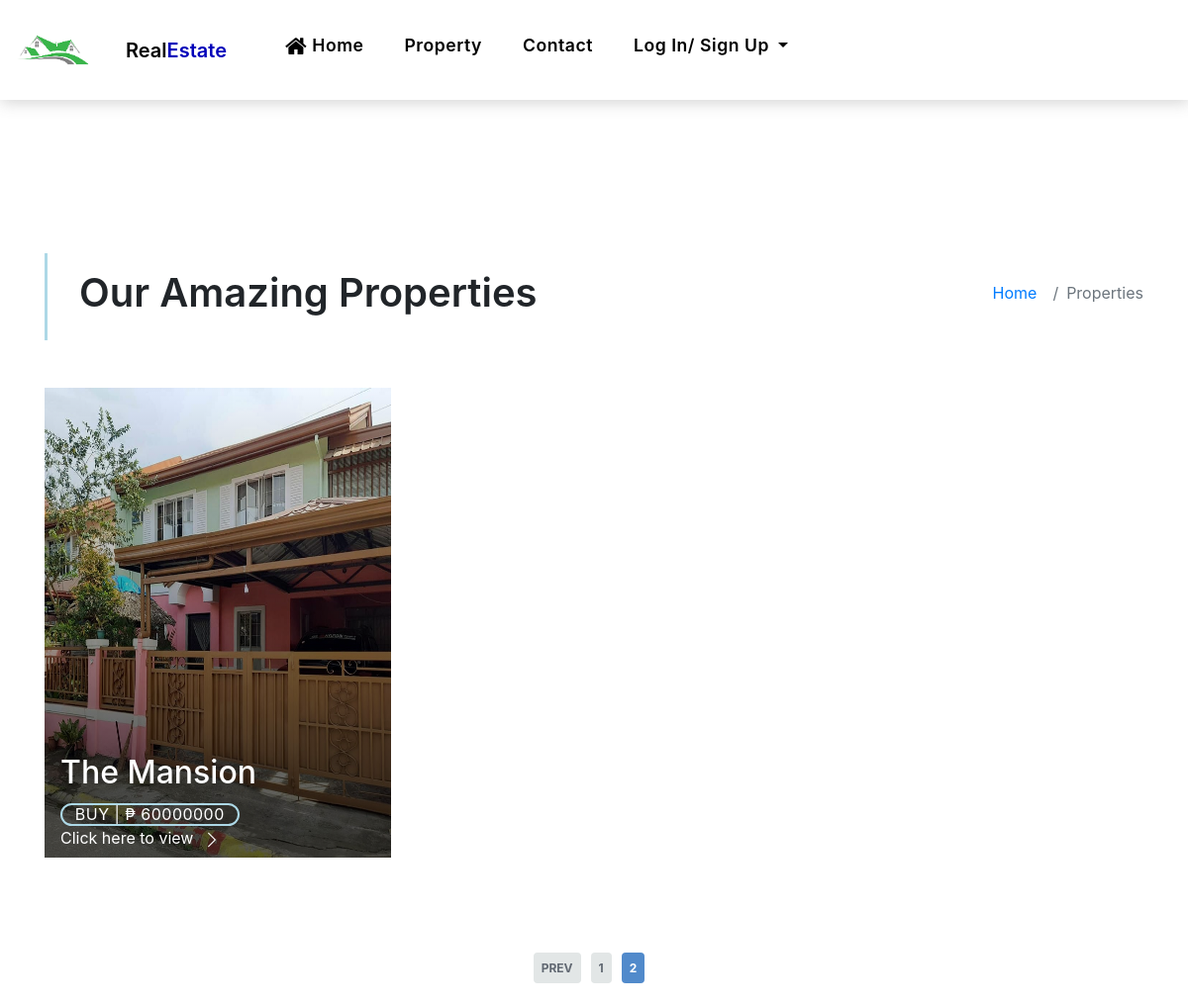
Screenshot of /RealEstate/property-grid.php?page=2 with the database file from the repository.
### tables this page shows
CREATE TABLE `seller_property` (
  `id` varchar(150) NOT NULL,
  `title` varchar(150) NOT NULL,
  `more_info` text NOT NULL,
  `price` float NOT NULL,
  `sqm` float NOT NULL,
  `type` varchar(50) NOT NULL,
  `approved` varchar(5) NOT NULL,
  `status` varchar(10) NOT NULL,
  `seller_id` int(11) NOT NULL,
  `latitude` varchar(150) NOT NULL,
  `longitude` varchar(150) NOT NULL,
  `location` varchar(150) NOT NULL,
  `bedroom` int(11) NOT NULL,
  `garages` int(11) NOT NULL,
  `cr` int(11) NOT NULL,
  `image` text NOT NULL,
  `date` date NOT NULL,
  `floor_sqm` float NOT NULL
);

### RealEstate/property-grid.php (the view, shortened to what this page needs)
<?php include 'header.php';
global $con;
$total_pages = $con->query("SELECT * FROM `seller_property` WHERE approved = 'Yes' AND status = 'For Sale'")->num_rows;
$page = isset($_GET['page']) && is_numeric($_GET['page']) ? $_GET['page'] : 1;
$num_results_on_page = 6;
if ($stmt = $con->prepare("SELECT * FROM seller_property WHERE approved = 'Yes' AND status = 'For Sale' ORDER BY id LIMIT ?,?")) {
    $calc_page = ($page - 1) * $num_results_on_page;
    $stmt->bind_param('ii', $calc_page, $num_results_on_page);
    $stmt->execute();
    $result = $stmt->get_result();
?>
<body>
    <main id="main">
        <section class="intro-single">
            <div class="container">
                <div class="row">
                    <div class="col-md-12 col-lg-8">
                        <div class="title-single-box">
                            <h1 class="title-single">Our Amazing Properties</h1>
                        </div>
                    </div>
                    <div class="col-md-12 col-lg-4">
                        <nav aria-label="breadcrumb" class="breadcrumb-box d-flex justify-content-lg-end">
                            <ol class="breadcrumb">
                                <li class="breadcrumb-item">
                                    <a href="index.php">Home</a>
                                </li>
                                <li class="breadcrumb-item active" aria-curbuy="page">
                                    Properties
                                </li>
                            </ol>
                        </nav>
                    </div>
                </div>
            </div>
        </section>
        <section class="property-grid grid">
            <div class="container">
                <div class="row">
                    <?php while ($row = $result->fetch_assoc()): ?>
                    <div class="col-md-4">
                        <div class="card-box-a card-shadow">
                            <div class="img-box-a">
                                <?php echo '<img src="../uploads/'.$row["image"].'" alt="" class="img-a img-fluid">'; ?>
                            </div>
                            <div class="card-overlay">
                                <div class="card-overlay-a-content">
                                    <div class="card-header-a">
                                        <h2 class="card-title-a">
                                            <a href="#"> <?php echo $row['title']; ?></a>
                                        </h2>
                                    </div>
                                    <div class="card-body-a">
                                        <div class="price-box d-flex">
                                            <span class="price-a">buy | ₱ <?php echo $row['price']; ?></span>
                                        </div>
                                        <?php
                                            echo '<a href="property-single.php?id='.$row["id"].'" class="link-a">Click here
                                            to view
                                            <span class="bi bi-chevron-right"></span>
                                        </a>';
                                            ?>
                                    </div>
                                </div>
                            </div>
                        </div>
                    </div>
                    <?php endwhile; ?>
                </div>
            </div>
        </section>
        <br><br>
        <div class="pagination-container">
            <?php if (ceil($total_pages / $num_results_on_page) > 0): ?>
            <ul class="pagination">
                <?php if ($page > 1): ?>
                <li class="prev"><a href="property-grid.php?page=<?php echo $page-1 ?>">Prev</a></li>
                <?php endif; ?>
                <?php if ($page-1 > 0): ?><li class="page"><a
                        href="property-grid.php?page=<?php echo $page-1 ?>"><?php echo $page-1 ?></a></li>
                <?php endif; ?>
                <li class="currentpage"><a href="property-grid.php?page=<?php echo $page ?>"><?php echo $page ?></a>
                </li>
            </ul>
            <?php endif; ?>
        </div>
    </main>
    <?php include 'footer.php'; ?>
</body>
</html>
<?php
}
?>

### RealEstate/assets/css/style.css (style rules this page uses)
body { font-family: "Poppins", sans-serif; color: #555555; }
h1, h2, h3, h4, h5, h6 { color: #000000; }
a { color: #000000; text-decoration: none; transition: all 0.5s ease; }
.link-a { text-decoration: none; color: #ffffff; text-decoration: none; }
@media (min-width: 768px) { .link-a { font-size: 0.9rem; } }
@media (min-width: 992px) { .link-a { font-size: 1rem; } }
.link-a span { font-size: 18px; vertical-align: middle; margin-left: 5px; }
@media (min-width: 768px) { .link-a span { font-size: 1.5rem; } }
@media (min-width: 992px) { .link-a span { font-size: 18px; } }
.intro-single { padding: 12rem 0 3rem; }
.intro-single .title-single-box { padding: 1rem 0 1rem 2rem; }
.intro-single .title-single-box { border-left: 3px solid #ADD8E6; }
.intro-single .title-single-box .title-single { font-weight: 600; font-size: 2.2rem; }
@media (min-width: 768px) { .intro-single .title-single-box .title-single { font-size: 2.1rem; } }
@media (min-width: 992px) { .intro-single .title-single-box .title-single { font-size: 2.5rem; } }
.intro-single .breadcrumb-box { padding: 1rem 0 0 0.5rem; }
.intro-single .breadcrumb { background-color: transparent; padding-right: 0; padding-left: 0; }
.card-box-a span, .card-box-b span, .card-box-c span, .card-box-d span { line-height: 0; }
@media (min-width: 768px) { .grid .card-box-a, .grid .card-box-b, .grid .card-box-c, .grid .card-box-d { margin-bottom: 2.5rem; } }
.card-box-a, .card-box-b, .card-box-d { position: relative; overflow: hidden; -webkit-backface-visibility: hidden; backface-visibility: hidden; }
.card-box-a .img-a, .card-box-a .img-b, .card-box-b .img-a, .card-box-b .img-b { transition: 0.8s all ease-in-out; height: 475px; }
@media (min-width: 768px) { .card-box-a .price-a, .card-box-b .price-a { font-size: 0.9rem; } }
@media (min-width: 992px) { .card-box-a .price-a, .card-box-b .price-a { font-size: 1rem; } }
.card-overlay { position: absolute; width: 100%; height: 100%; top: 0; left: 0; }
.card-shadow { -webkit-backface-visibility: hidden; backface-visibility: hidden; }
.card-shadow:before { content: " "; position: absolute; top: 0; left: 0; width: 100%; height: 100%; z-index: 1; background: linear-gradient(to bottom, rgba(0, 0, 0, 0) 0%, rgba(0, 0, 0, 0.2) 27%, rgba(0, 0, 0, 0.65) 90%); }
.card-overlay-a-content { transition: all 0.5s ease-in; position: absolute; width: 100%; bottom: 0px; z-index: 2; }
@media (min-width: 768px) { .card-overlay-a-content { bottom: -20px; } }
@media (min-width: 992px) { .card-overlay-a-content { bottom: 0px; } }
.card-header-a { padding: 0 1rem; }
.card-header-a .card-title-a { color: #ffffff; margin-bottom: 0; padding-bottom: 0.7rem; }
@media (min-width: 768px) { .card-header-a .card-title-a { font-size: 1.3rem; } }
@media (min-width: 992px) { .card-header-a .card-title-a { font-size: 2rem; } }
.card-header-a .card-title-a a { color: #ffffff; text-decoration: none; }
.card-body-a { z-index: 2; transition: all 0.5s ease-in; padding: 0rem 1rem 2rem 1rem; }
.card-body-a { padding-bottom: 0.5rem; }
.price-a { color: #ffffff; padding: 0.6rem 0.8rem; border: 2px solid #ADD8E6; border-radius: 50px; text-transform: uppercase; letter-spacing: 0.03em; }

### RealEstate/property-grid.php (style rules this page uses)
.pagination-container { width: 100%; text-align: center; }
.pagination { list-style-type: none; padding: 10px 0; display: inline-flex; justify-content: space-between; box-sizing: border-box; }
.pagination li { box-sizing: border-box; padding-right: 10px; }
.pagination li a { box-sizing: border-box; background-color: #e2e6e6; padding: 8px; text-decoration: none; font-size: 12px; font-weight: bold; color: #616872; border-radius: 4px; }
.pagination .next a, .pagination .prev a { text-transform: uppercase; font-size: 12px; }
.pagination .currentpage a { background-color: #518acb; color: #fff; }

### rows the page displays
seller_property: image (picture), title "The Mansion", price "60000000"

### other values shown
$page-1 "1"
$page "2"
